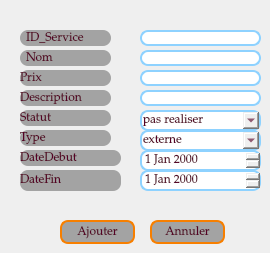
           <widget class="QWidget" name="tab">
            <attribute name="title">
             <string>Ajouter</string>
            </attribute>
            <widget class="QLabel" name="label_id">
             <property name="geometry">
              <rect>
               <x>20</x>
               <y>30</y>
               <width>91</width>
               <height>16</height>
              </rect>
             </property>
             <property name="styleSheet">
              <string notr="true">background-color:#A3A3A3;
color: rgb(86, 1, 38);
border-radius: 8px;
font-size: 12px;
font-family: Palatino Linotype;</string>
             </property>
             <property name="text">
              <string>  ID_Service</string>
             </property>
            </widget>
            <widget class="QLabel" name="label_nom">
             <property name="geometry">
              <rect>
               <x>20</x>
               <y>50</y>
               <width>91</width>
               <height>16</height>
              </rect>
             </property>
             <property name="styleSheet">
              <string notr="true">background-color:#A3A3A3;
color: rgb(86, 1, 38);
border-radius: 8px;
font-size: 12px;
font-family: Palatino Linotype;</string>
             </property>
             <property name="text">
              <string>  Nom</string>
             </property>
            </widget>
            <widget class="QLabel" name="label_description">
             <property name="geometry">
              <rect>
               <x>20</x>
               <y>70</y>
               <width>91</width>
               <height>16</height>
              </rect>
             </property>
             <property name="styleSheet">
              <string notr="true">background-color:#A3A3A3;
color: rgb(86, 1, 38);
border-radius: 8px;
font-size: 12px;
font-family: Palatino Linotype;</string>
             </property>
             <property name="text">
              <string>Prix</string>
             </property>
            </widget>
            <widget class="QLabel" name="label_type">
             <property name="geometry">
              <rect>
               <x>20</x>
               <y>90</y>
               <width>91</width>
               <height>16</height>
              </rect>
             </property>
             <property name="styleSheet">
              <string notr="true">background-color:#A3A3A3;
color: rgb(86, 1, 38);
border-radius: 8px;
font-size: 12px;
font-family: Palatino Linotype;</string>
             </property>
             <property name="text">
              <string>Description</string>
             </property>
            </widget>
            <widget class="QLabel" name="label_lieu">
             <property name="geometry">
              <rect>
               <x>20</x>
               <y>110</y>
               <width>91</width>
               <height>16</height>
              </rect>
             </property>
             <property name="styleSheet">
              <string notr="true">background-color:#A3A3A3;
color: rgb(86, 1, 38);
border-radius: 8px;
font-size: 12px;
font-family: Palatino Linotype;</string>
             </property>
             <property name="text">
              <string>Statut</string>
             </property>
            </widget>
            <widget class="QLineEdit" name="le_id_ser">
             <property name="geometry">
              <rect>
               <x>140</x>
               <y>30</y>
               <width>121</width>
               <height>16</height>
              </rect>
             </property>
             <property name="styleSheet">
              <string notr="true">padding: 1px;
border-style: solid;
border: 2px solid #8ed2ff;
border-radius: 8px;
font-size: 12px;
font-family: Palatino Linotype;
color: rgb(86, 1, 38);</string>
             </property>
             <property name="text">
              <string/>
             </property>
            </widget>
            <widget class="QLineEdit" name="le_prix">
             <property name="geometry">
              <rect>
               <x>140</x>
               <y>70</y>
               <width>121</width>
               <height>16</height>
              </rect>
             </property>
             <property name="styleSheet">
              <string notr="true">padding: 1px;
border-style: solid;
border: 2px solid  #8ed2ff;
border-radius: 8px;
font-size: 12px;
font-family: Palatino Linotype;
color: rgb(86, 1, 38);</string>
             </property>
             <property name="text">
              <string/>
             </property>
            </widget>
            <widget class="QLineEdit" name="le_nom">
             <property name="geometry">
              <rect>
               <x>140</x>
               <y>50</y>
               <width>121</width>
               <height>16</height>
              </rect>
             </property>
             <property name="styleSheet">
              <string notr="true">color: rgb(86, 1, 38);
padding: 1px;
border-style: solid;
border: 2px solid  #8ed2ff;
border-radius: 8px;
font-size: 12px;
font-family: Palatino Linotype;</string>
             </property>
             <property name="text">
              <string/>
             </property>
            </widget>
            <widget class="QPushButton" name="pushButton_ajouter">
             <property name="geometry">
              <rect>
               <x>60</x>
               <y>220</y>
               <width>75</width>
               <height>24</height>
              </rect>
             </property>
             <property name="styleSheet">
              <string notr="true">background-color:#A3A3A3;
color: rgb(86, 1, 38);
padding: 1px;
border-style: solid;
border: 2px solid #f77f00;
border-radius: 8px;
font-size: 12px;
font-family: Palatino Linotype;</string>
             </property>
             <property name="text">
              <string>Ajouter</string>
             </property>
            </widget>
            <widget class="QPushButton" name="pushButton_annuler">
             <property name="geometry">
              <rect>
               <x>150</x>
               <y>220</y>
               <width>75</width>
               <height>24</height>
              </rect>
             </property>
             <property name="styleSheet">
              <string notr="true">background-color:#A3A3A3;
color: rgb(86, 1, 38);
padding: 1px;
border-style: solid;
border: 2px solid #f77f00;
border-radius: 8px;
font-size: 12px;
font-family: Palatino Linotype;</string>
             </property>
             <property name="text">
              <string>Annuler</string>
             </property>
            </widget>
            <widget class="QLabel" name="label_heure">
             <property name="geometry">
              <rect>
               <x>20</x>
               <y>150</y>
               <width>101</width>
               <height>16</height>
              </rect>
             </property>
             <property name="styleSheet">
              <string notr="true">background-color:#A3A3A3;
color: rgb(86, 1, 38);
border-radius: 8px;
font-size: 12px;
font-family: Palatino Linotype;</string>
             </property>
             <property name="text">
              <string>DateDebut</string>
             </property>
            </widget>
            <widget class="QLabel" name="label_dateC">
             <property name="geometry">
              <rect>
               <x>20</x>
               <y>130</y>
               <width>91</width>
               <height>16</height>
              </rect>
             </property>
             <property name="styleSheet">
              <string notr="true">background-color:#A3A3A3;
color: rgb(86, 1, 38);
border-radius: 8px;
font-size: 12px;
font-family: Palatino Linotype;</string>
             </property>
             <property name="text">
              <string>Type</string>
             </property>
            </widget>
            <widget class="QDateEdit" name="le_dated_date">
             <property name="geometry">
              <rect>
               <x>140</x>
               <y>150</y>
               <width>121</width>
               <height>21</height>
              </rect>
             </property>
             <property name="styleSheet">
              <string notr="true">padding: 1px;
color: rgb(86, 1, 38);
border-style: solid;
border: 2px solid  #8ed2ff;
border-radius: 8px;
font-size: 12px;
font-family: Palatino Linotype;</string>
             </property>
            </widget>
            <widget class="QLineEdit" name="le_descrip">
             <property name="geometry">
              <rect>
               <x>140</x>
               <y>90</y>
               <width>121</width>
               <height>16</height>
              </rect>
             </property>
             <property name="styleSheet">
              <string notr="true">padding: 1px;
border-style: solid;
border: 2px solid  #8ed2ff;
border-radius: 8px;
font-size: 12px;
font-family: Palatino Linotype;
color: rgb(86, 1, 38);</string>
             </property>
             <property name="text">
              <string/>
             </property>
            </widget>
            <widget class="QDateEdit" name="le_datef_date">
             <property name="geometry">
              <rect>
               <x>140</x>
               <y>170</y>
               <width>121</width>
               <height>21</height>
              </rect>
             </property>
             <property name="styleSheet">
              <string notr="true">padding: 1px;
color: rgb(86, 1, 38);
border-style: solid;
border: 2px solid  #8ed2ff;
border-radius: 8px;
font-size: 12px;
font-family: Palatino Linotype;</string>
             </property>
            </widget>
            <widget class="QLabel" name="label_heure_2">
             <property name="geometry">
              <rect>
               <x>20</x>
               <y>170</y>
               <width>101</width>
               <height>21</height>
              </rect>
             </property>
             <property name="styleSheet">
              <string notr="true">background-color:#A3A3A3;
color: rgb(86, 1, 38);
border-radius: 8px;
font-size: 12px;
font-family: Palatino Linotype;</string>
             </property>
             <property name="text">
              <string>DateFin</string>
             </property>
            </widget>
            <widget class="QComboBox" name="le_type">
             <property name="geometry">
              <rect>
               <x>140</x>
               <y>130</y>
               <width>121</width>
               <height>21</height>
              </rect>
             </property>
             <property name="styleSheet">
              <string notr="true">padding: 1px;
border-style: solid;
border: 2px solid #8ed2ff;
border-radius: 8px;
font-size: 12px;
font-family: Palatino Linotype;
color: rgb(86, 1, 38);</string>
             </property>
             <item>
              <property name="text">
               <string>externe</string>
              </property>
             </item>
             <item>
              <property name="text">
               <string>interne</string>
              </property>
             </item>
            </widget>
            <widget class="QComboBox" name="le_statut">
             <property name="geometry">
              <rect>
               <x>140</x>
               <y>110</y>
               <width>121</width>
               <height>21</height>
              </rect>
             </property>
             <property name="styleSheet">
              <string notr="true">padding: 1px;
border-style: solid;
border: 2px solid #8ed2ff;
border-radius: 8px;
font-size: 12px;
font-family: Palatino Linotype;
color: rgb(86, 1, 38);</string>
             </property>
             <item>
              <property name="text">
               <string>pas realiser</string>
              </property>
             </item>
             <item>
              <property name="text">
               <string>en cours</string>
              </property>
             </item>
             <item>
              <property name="text">
               <string>realisé</string>
              </property>
             </item>
            </widget>
           </widget>
